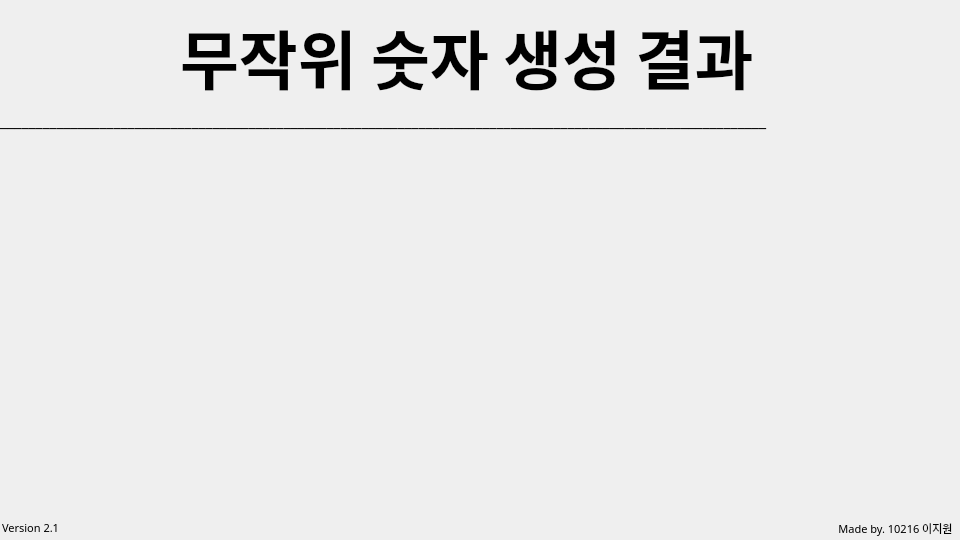
<?xml version="1.0" encoding="UTF-8"?>
<ui version="4.0">
 <class>resultWindow</class>
 <widget class="QDialog" name="resultWindow">
  <property name="enabled">
   <bool>true</bool>
  </property>
  <property name="geometry">
   <rect>
    <x>0</x>
    <y>0</y>
    <width>960</width>
    <height>540</height>
   </rect>
  </property>
  <property name="windowTitle">
   <string>청소당번정하기 - 결과창</string>
  </property>
  <widget class="QLabel" name="label_title">
   <property name="geometry">
    <rect>
     <x>180</x>
     <y>10</y>
     <width>601</width>
     <height>91</height>
    </rect>
   </property>
   <property name="font">
    <font>
     <family>나눔고딕 ExtraBold</family>
     <pointsize>48</pointsize>
     <weight>75</weight>
     <bold>true</bold>
    </font>
   </property>
   <property name="text">
    <string>무작위 숫자 생성 결과</string>
   </property>
  </widget>
  <widget class="QLabel" name="label_madeby">
   <property name="geometry">
    <rect>
     <x>830</x>
     <y>520</y>
     <width>131</width>
     <height>16</height>
    </rect>
   </property>
   <property name="font">
    <font>
     <family>나눔고딕</family>
     <pointsize>8</pointsize>
     <weight>50</weight>
     <bold>false</bold>
    </font>
   </property>
   <property name="text">
    <string>Made by. 10216 이지원</string>
   </property>
   <property name="alignment">
    <set>Qt::AlignCenter</set>
   </property>
  </widget>
  <widget class="QLabel" name="label_version">
   <property name="geometry">
    <rect>
     <x>0</x>
     <y>520</y>
     <width>61</width>
     <height>16</height>
    </rect>
   </property>
   <property name="font">
    <font>
     <family>나눔고딕</family>
     <pointsize>8</pointsize>
     <weight>50</weight>
     <bold>false</bold>
    </font>
   </property>
   <property name="text">
    <string>Version 2.1</string>
   </property>
   <property name="alignment">
    <set>Qt::AlignCenter</set>
   </property>
  </widget>
  <widget class="QLabel" name="ex_label_result_number">
   <property name="enabled">
    <bool>true</bool>
   </property>
   <property name="geometry">
    <rect>
     <x>20</x>
     <y>190</y>
     <width>911</width>
     <height>101</height>
    </rect>
   </property>
   <property name="font">
    <font>
     <family>나눔고딕 ExtraBold</family>
     <pointsize>66</pointsize>
     <weight>75</weight>
     <bold>true</bold>
    </font>
   </property>
   <property name="text">
    <string/>
   </property>
   <property name="alignment">
    <set>Qt::AlignCenter</set>
   </property>
  </widget>
  <widget class="QLabel" name="ex_label_result_name">
   <property name="enabled">
    <bool>true</bool>
   </property>
   <property name="geometry">
    <rect>
     <x>80</x>
     <y>330</y>
     <width>791</width>
     <height>51</height>
    </rect>
   </property>
   <property name="font">
    <font>
     <family>나눔고딕</family>
     <pointsize>36</pointsize>
    </font>
   </property>
   <property name="text">
    <string/>
   </property>
   <property name="alignment">
    <set>Qt::AlignCenter</set>
   </property>
  </widget>
  <widget class="QLabel" name="label_split">
   <property name="geometry">
    <rect>
     <x>0</x>
     <y>110</y>
     <width>961</width>
     <height>20</height>
    </rect>
   </property>
   <property name="font">
    <font>
     <family>나눔고딕</family>
     <pointsize>12</pointsize>
    </font>
   </property>
   <property name="text">
    <string>____________________________________________________________________________________________________________</string>
   </property>
  </widget>
 </widget>
 <resources/>
 <connections/>
</ui>
